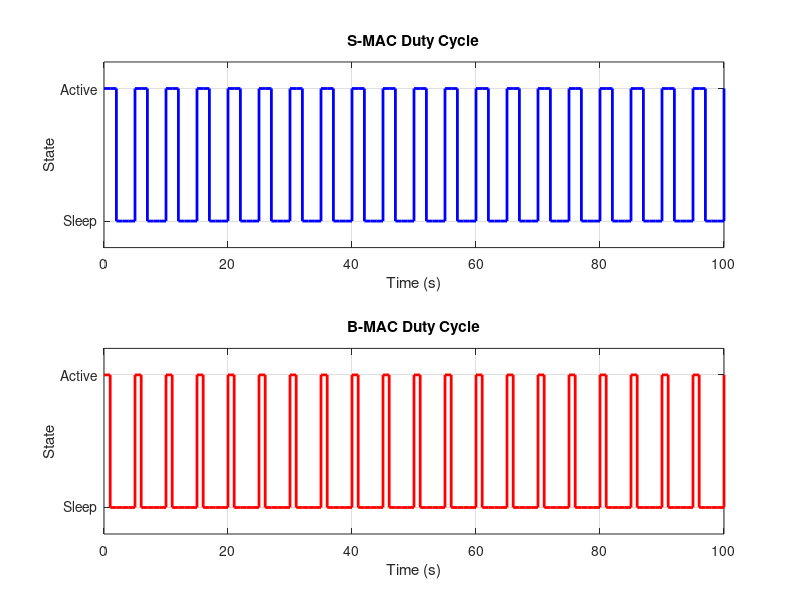
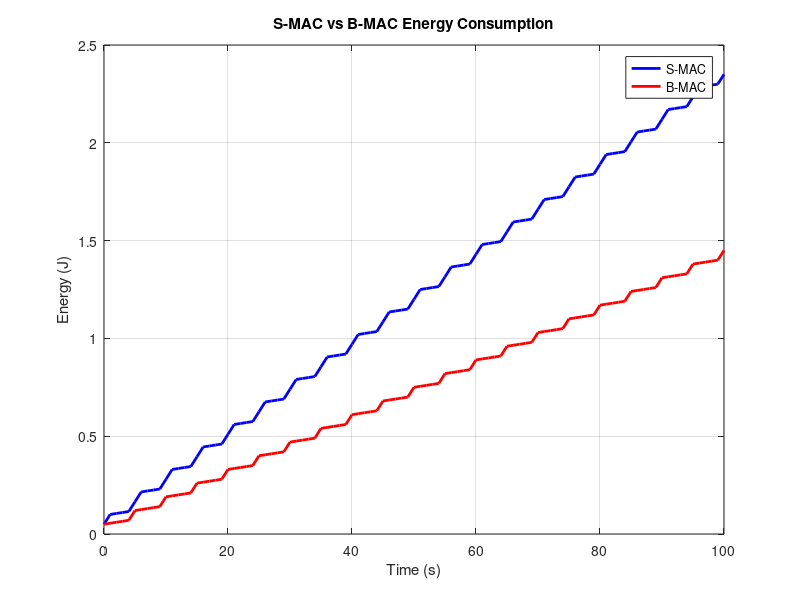
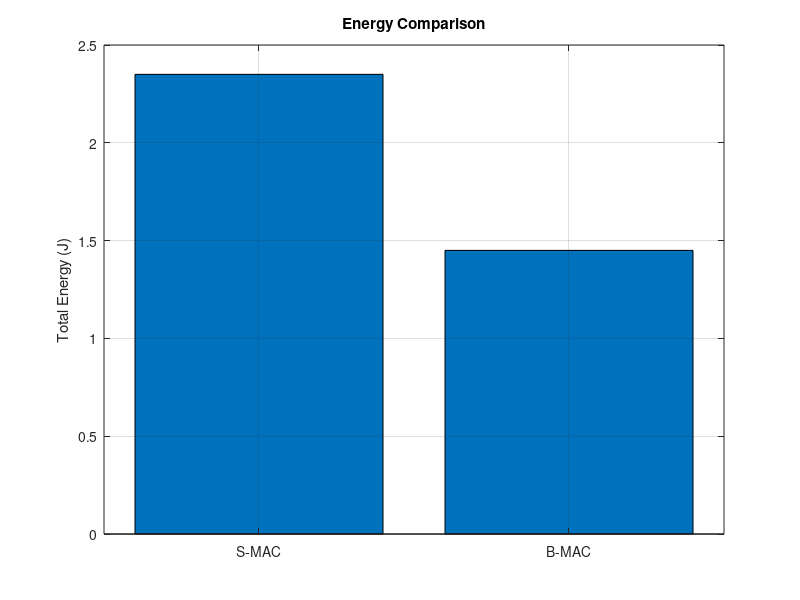

Write MATLAB code to recreate these figures, in order.
%sheikh wasimuddin CSEIOT 61 LAB 5
clc;
clear;
close all;
T = 100;
dt = 1;
time = 0:dt:T;

P_active = 0.05;
P_sleep = 0.005;

S_MAC_active_time = 2;
S_MAC_sleep_time = 3;

S_MAC_state = zeros(size(time));
S_MAC_energy = zeros(size(time));

for i = 1:length(time)
    cycle = mod(time(i), S_MAC_active_time + S_MAC_sleep_time);

    if cycle < S_MAC_active_time
        S_MAC_state(i) = 1;
        power = P_active;
    else
        S_MAC_state(i) = 0;
        power = P_sleep;
    end

    if i == 1
        S_MAC_energy(i) = power * dt;
    else
        S_MAC_energy(i) = S_MAC_energy(i-1) + power * dt;
    end
end

B_MAC_active_time = 1;
B_MAC_sleep_time = 4;

B_MAC_state = zeros(size(time));
B_MAC_energy = zeros(size(time));

for i = 1:length(time)
    cycle = mod(time(i), B_MAC_active_time + B_MAC_sleep_time);

    if cycle < B_MAC_active_time
        B_MAC_state(i) = 1;
        power = P_active;
    else
        B_MAC_state(i) = 0;
        power = P_sleep;
    end

    if i == 1
        B_MAC_energy(i) = power * dt;
    else
        B_MAC_energy(i) = B_MAC_energy(i-1) + power * dt;
    end
end

fprintf('S-MAC Energy = %.4f J\n', S_MAC_energy(end));
fprintf('B-MAC Energy = %.4f J\n', B_MAC_energy(end));

figure;

subplot(2,1,1);
stairs(time, S_MAC_state, 'b', 'LineWidth', 2);
ylim([-0.2 1.2]);
yticks([0 1]);
yticklabels({'Sleep','Active'});
xlabel('Time (s)');
ylabel('State');
title('S-MAC Duty Cycle');
grid on;

subplot(2,1,2);
stairs(time, B_MAC_state, 'r', 'LineWidth', 2);
ylim([-0.2 1.2]);
yticks([0 1]);
yticklabels({'Sleep','Active'});
xlabel('Time (s)');
ylabel('State');
title('B-MAC Duty Cycle');
grid on;

figure;

plot(time, S_MAC_energy, 'b', 'LineWidth', 2);
hold on;
plot(time, B_MAC_energy, 'r', 'LineWidth', 2);

xlabel('Time (s)');
ylabel('Energy (J)');
title('S-MAC vs B-MAC Energy Consumption');
legend('S-MAC','B-MAC');
grid on;

figure;

bar([S_MAC_energy(end), B_MAC_energy(end)]);
set(gca, 'XTickLabel', {'S-MAC','B-MAC'});
ylabel('Total Energy (J)');
title('Energy Comparison');
grid on;
